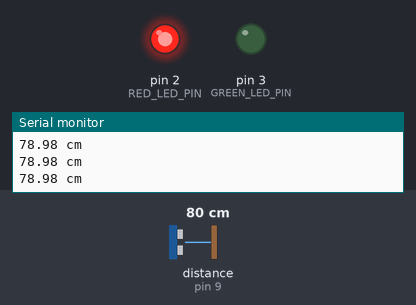
Bench run of a sketch on a simulated Arduino Uno, built with avr-gcc and run on an emulated ATmega328P. Parts: output pins drawn as LEDs (lit = HIGH), the last lines printed to the serial monitor. Wiring (inferred from the names in the program): ultrasonic range finder: trigger pin 8; echo pin 9. Inputs (shaded band) come from the test bench; at power-on: distance to the obstacle (sensor on pin 9) 80 cm. The echo pulse lasts 58.3 µs per cm; pins used as bus, display or sensor lines are not drawn.

Above: at 1.3 s.
1.4 s: distance to the obstacle (sensor on pin 9) set to 12 cm
2.9 s: distance to the obstacle (sensor on pin 9) set to 9 cm
At 3.9 s:
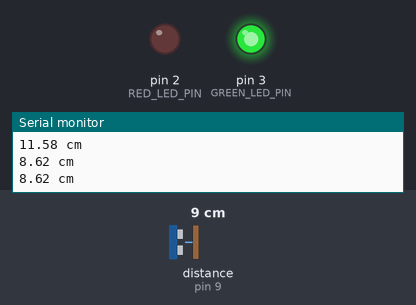
4.5 s: distance to the obstacle (sensor on pin 9) set to 18 cm
At 5.3 s:
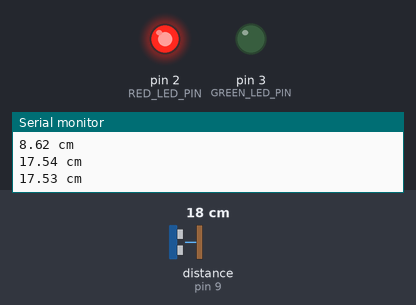
6.0 s: distance to the obstacle (sensor on pin 9) set to 2 cm
At 6.6 s:
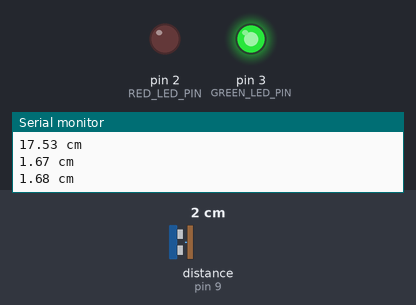
Timing chart, 0 to 8.5 s (numbered marks = the images above; inputs shaded):
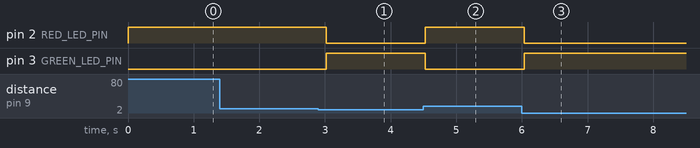

Measured:
- the behaviour switches between 11 and 10 cm on distance to the obstacle (sensor on pin 9) (found by bisection; images 0 and 1)
- after the input at 2.9 s, pin 2 (RED_LED_PIN): HIGH → LOW after 0.12 s; pin 3 (GREEN_LED_PIN): LOW → HIGH after 0.12 s
- after the input at 4.5 s, pin 2 (RED_LED_PIN): LOW → HIGH at once; pin 3 (GREEN_LED_PIN): HIGH → LOW at once
- after the input at 6.0 s, pin 2 (RED_LED_PIN): HIGH → LOW at once; pin 3 (GREEN_LED_PIN): LOW → HIGH at once

The sketch:

Ultrasonic_Sensor.ino
```cpp
// UltraSonic Sensor

// trig : send
// echo : receive

int TRIG_PIN = 2;
int ANALOG_PIN = A0;
int value = 0;

#define TRIGPIN 8
#define ECHOPIN 9
#define CTM 10  //HIGH인 시간

int RED_LED_PIN = 2;
int GREEN_LED_PIN = 3;

void setup() {
  // put your setup code here, to run once:
  Serial.begin(9600);
  pinMode(TRIGPIN, OUTPUT);
  // If echo pin put in digital pin
  // pinMode(ECHOPIN, INPUT);
  pinMode(ECHOPIN, INPUT);

  // Define LED
  pinMode(RED_LED_PIN, OUTPUT);
  pinMode(GREEN_LED_PIN, OUTPUT);
}

void loop() {
  // put your main code here, to run repeatedly:
  // delay(500);
  // digitalWrite(TRIG_PIN, HIGH);
  // value = analogRead(ANALOG_PIN);
  // Serial.print("value:");
  // Serial.println(value);

  int dur;      // 시간 차
  float dis;    // 거리 distance
  digitalWrite(TRIGPIN, HIGH);
  delayMicroseconds(CTM);
  digitalWrite(TRIGPIN, LOW);

  dur = pulseIn(ECHOPIN, HIGH);   // EchoPin이 HIGH가 되는데까지 걸리는 시간 측정
  dis = (float)dur * 0.017;       // 음속을 사용한 거리계산
  Serial.print(dis);
  Serial.println(" cm");

  // LED ON
  if (dis < 10) {
    digitalWrite(RED_LED_PIN, LOW);
    digitalWrite(GREEN_LED_PIN, HIGH);
  } else {
    digitalWrite(RED_LED_PIN, HIGH);
    digitalWrite(GREEN_LED_PIN, LOW);
  }
  delay(500);
}
```
